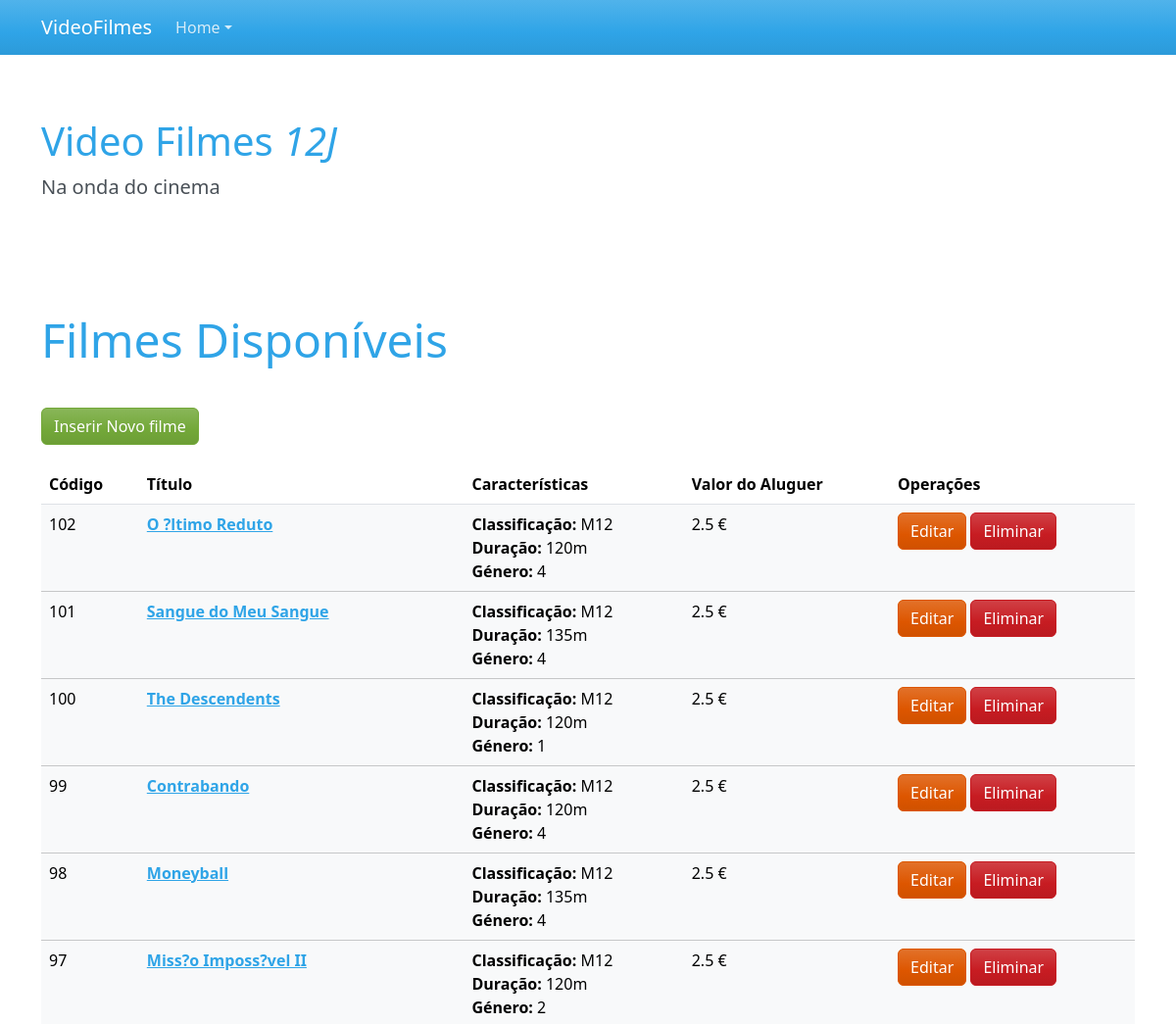
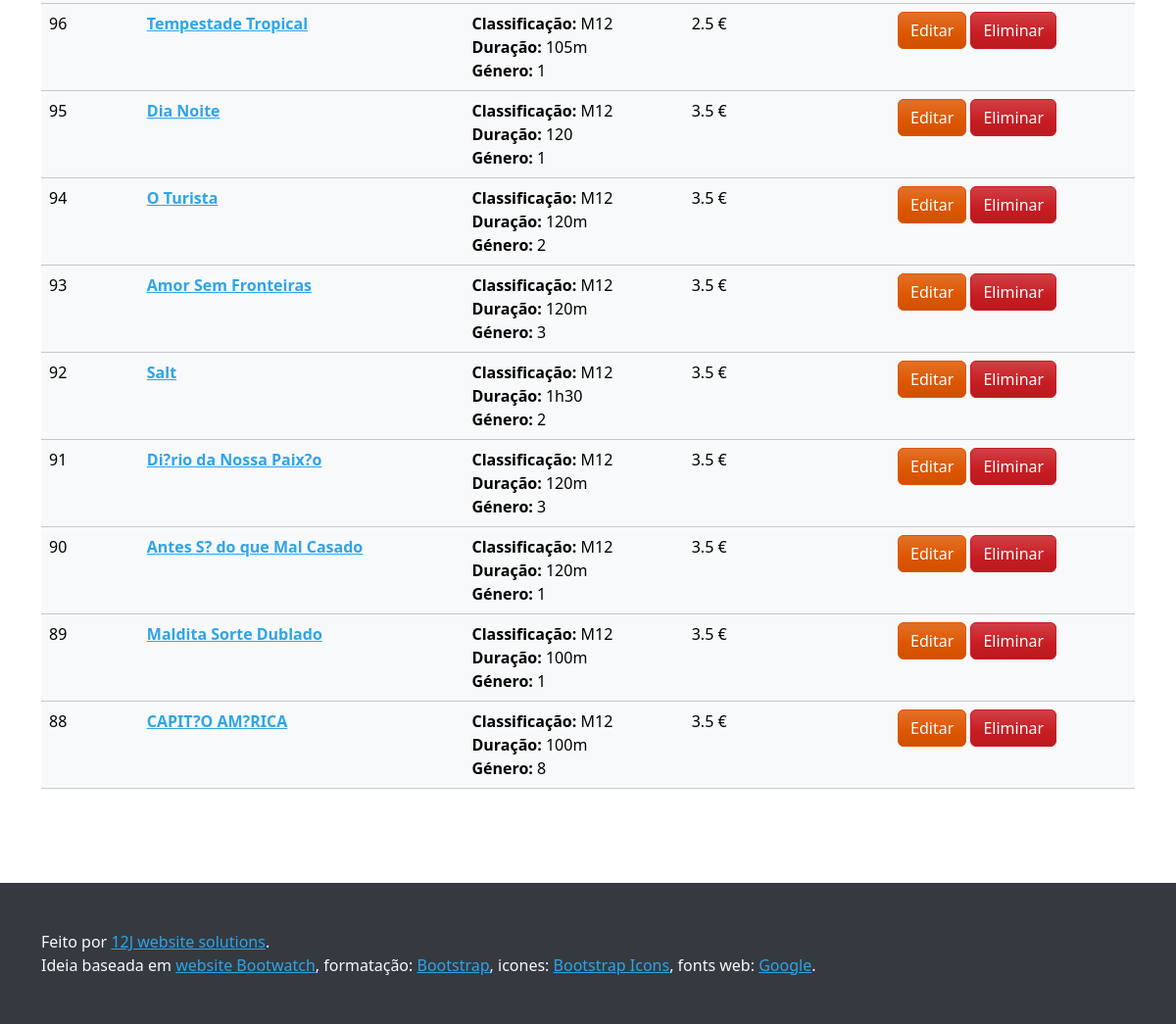
Before: / with the older database file (2 pictures, top to bottom).
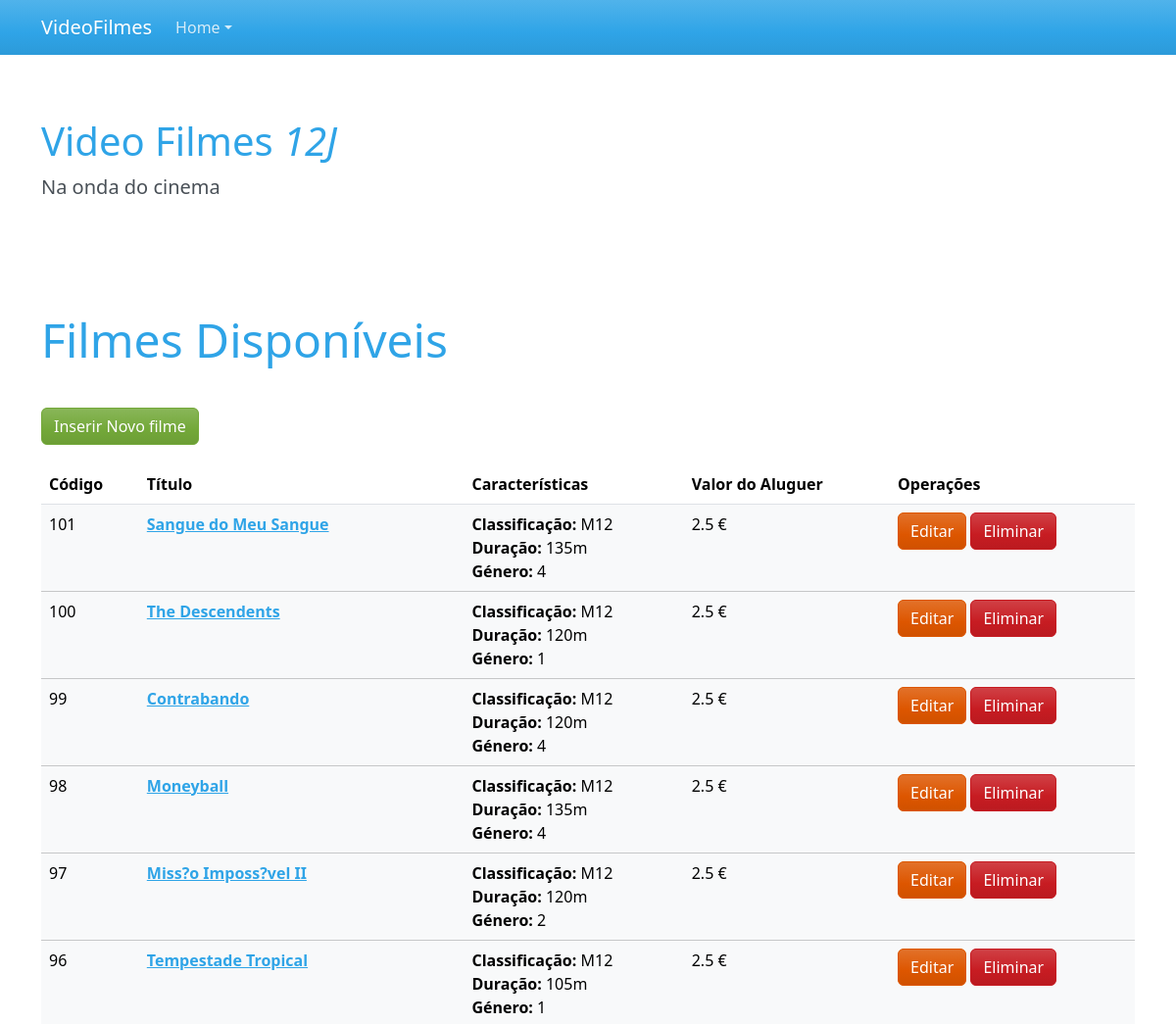
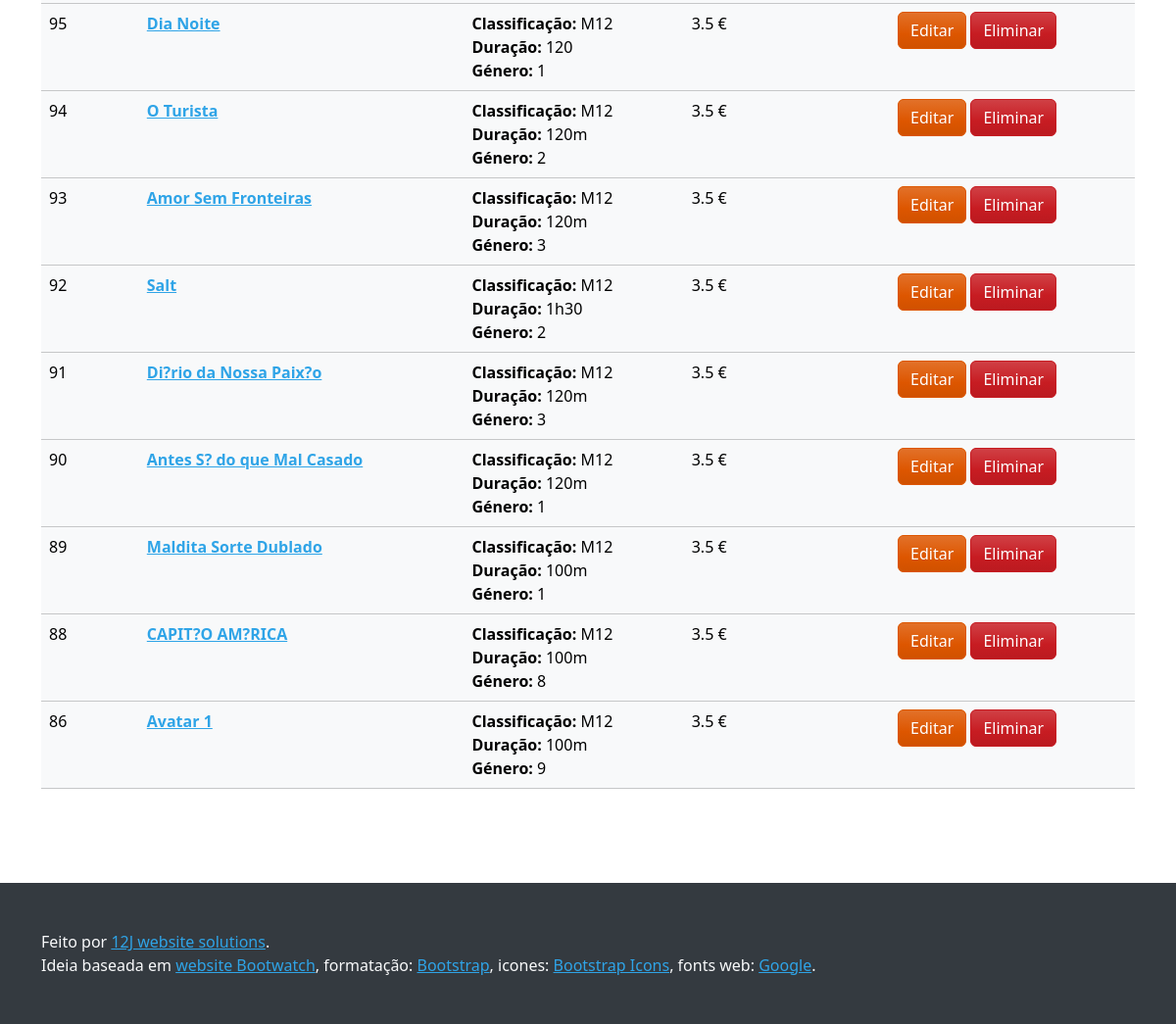
After: the same page with the newer database file (2 pictures, top to bottom).
### tables this page shows
CREATE TABLE IF NOT EXISTS `filmes` (
  `Codfilmes` int(11) NOT NULL AUTO_INCREMENT,
  `Nome` varchar(50) NOT NULL,
  `Sinopse` varchar(5000) DEFAULT NULL,
  `Codgenero` int(11) DEFAULT NULL,
  `Duracao` varchar(50) NOT NULL,
  `Classificacao` varchar(50) NOT NULL,
  `Codfornecedor` int(11) DEFAULT NULL,
  `ValorAluguer` float NOT NULL,
  `Imagem` varchar(500) DEFAULT 'https://media.istockphoto.com/id/1467934174/photo/film-reel-cinema-or-photography-35mm-film-strip-tape-3d-illustration-isolated-on-the-white.webp?b=1&s=170667a&w=0&k=20&c=jfL-Qo7xDMFShvLTrmg3yEurE5p5q_6GNXp37k-LqgI=',
  PRIMARY KEY (`Codfilmes`)
);

### index.php (the view, shortened to what this page needs)
<?php
include('ligacao.php');
?>
<!DOCTYPE html>
<html lang="en">
  <head>
    <link rel="stylesheet" href="css/bootstrap.min.css">
    <link rel="stylesheet" href="css/custom.min.css">
  </head>
  <body>
    <div class="navbar navbar-expand-lg fixed-top bg-primary" data-bs-theme="dark">
      <div class="container">
        <a href="index.php" class="navbar-brand">VideoFilmes</a>
        <div class="collapse navbar-collapse" id="navbarResponsive">
          <ul class="navbar-nav">
            <li class="nav-item dropdown" data-bs-theme="light">
              <a class="nav-link dropdown-toggle" data-bs-toggle="dropdown" href="#" id="themes">Home</a>
            </li>
          </ul>
        </div>
      </div>
    </div>
    <div class="container">
      <div class="page-header" id="banner">
        <div class="row">
          <div class="col-lg-8 col-md-7 col-sm-6">
            <h1>Video Filmes <i>12J</i></h1>
            <p class="lead">Na onda do cinema</p>
          </div>
        </div>
      </div>
      <div class="bs-docs-section">
        <div class="row">
          <div class="col-lg-12">
            <div class="page-header">
              <h1 id="tables">Filmes Disponíveis</h1>
            </div>
            <div class="bs-component">
              <a class="btn btn-success" href="inserirFilme.php">Inserir Novo filme</a>
              <table class="table table-hover">
                <thead>
                  <tr>
                    <th scope="col">Código</th>
                    <th scope="col">Título</th>
                    <th scope="col">Características</th>
                    <th scope="col">Valor do Aluguer</th>
                    <th scope="col">Operações</th>
                  </tr>
                </thead>
                <tbody>
                  <?php
                    $consulta = "SELECT * FROM filmes ORDER BY CodFilmes DESC LIMIT 0,15;";
                    $resFilmes = $ligacao->query($consulta);
                    while ($filme=$resFilmes->fetch_assoc()) {   ?>
                  <tr class="table-light fs-6">
                    <td><?= $filme['Codfilmes'] ?></td>
                    <th scope="row"><a href="filme.php?cfilme=<?= $filme['Codfilmes'] ?>"><?= $filme['Nome'] ?></a></th>
                    <td><strong>Classificação:</strong> <?= $filme['Classificacao'] ?><br>
                      <strong>Duração: </strong> <?= $filme['Duracao'] ?><br>
                      <strong>Género: </strong> <?= $filme['Codgenero'] ?><br>
                    </td>
                    <td><?= $filme['ValorAluguer'] ?> €</td>
                    <td>
                      <a class="btn btn-warning" href="editarFilme.php?cfilme=<?= $filme['Codfilmes'] ?>">Editar</a>
                      <a class="btn btn-danger" onclick="confirm('Tem a certeza que quer apagar o filme?')"
                          href="eliminaFilmeBD.php?cfilme=<?= $filme['Codfilmes'] ?>">Eliminar</a>
                    </td>
                  </tr>
                  <?php  } ?>
                </tbody>
              </table>
            </div>
          </div>
        </div>
      </div>
  </div>
  <footer id="footer" class="bg-dark mb-0 pb-5 pt-5 text-light">
    <div class="container">
      <div class="row bg-dark">
        <div class="col-lg-12 bg-dark">
          <p>Feito por <a href="https://www.tiktok.com/">12J website solutions</a>.</p>
          <p>Ideia baseada em <a href="https://bootswatch.com/cerulean/">website Bootwatch</a>, formatação:
            <a href="https://getbootstrap.com/" rel="nofollow">Bootstrap</a>, icones:
            <a href="https://icons.getbootstrap.com/" rel="nofollow">Bootstrap Icons</a>, fonts web: <a href="https://fonts.google.com/" rel="nofollow">Google</a>.</p>
        </div>
      </div>
    </div>
  </footer>
  </body>
</html>

Changed rows visible on the page:
removed filmes: Codfilmes "102", Nome "O ?ltimo Reduto", Classificacao "M12", Duracao "120m", Codgenero "4", ValorAluguer "2.5"
now on this page (row unchanged): filmes: Codfilmes "86", Nome "Avatar 1", Classificacao "M12", Duracao "100m", Codgenero "9", ValorAluguer "3.5"
